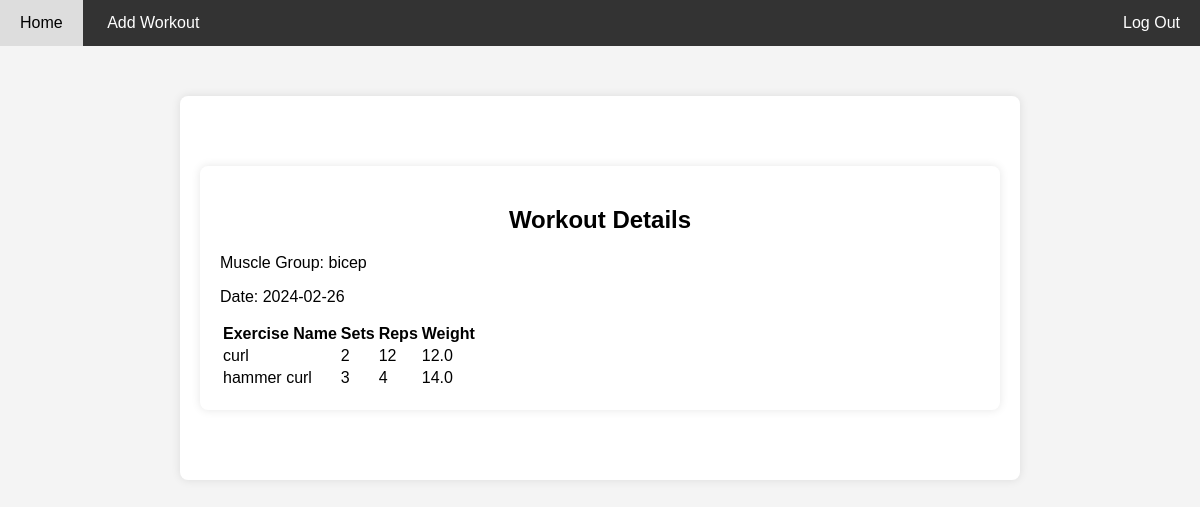
Screenshot of /log/2 (signed in) with the database file from the repository.
### tables this page shows
CREATE TABLE logs (id INTEGER PRIMARY KEY AUTOINCREMENT NOT NULL, user_id INT NOT NULL, date DATE NOT NULL, muscle_group TEXT NOT NULL, FOREIGN KEY (user_id) REFERENCES users (id));

CREATE TABLE log_details (id INTEGER PRIMARY KEY AUTOINCREMENT NOT NULL, log_id INT NOT NULL, sets INT NOT NULL, reps INT NOT NULL, weight REAL NOT NULL, ex_name TEXT, FOREIGN KEY (log_id) REFERENCES logs (id));

### app.py (the view)
@app.route("/log/<int:log_id>")
@login_required
def log(log_id):
    log_details = db.execute("""SELECT l.id, l.date, l.muscle_group, ld.sets,
                            ld.reps, ld.weight, ld.ex_name FROM logs l
                            JOIN log_details ld ON l.id = ld.log_id
                            JOIN users u ON u.id = l.user_id
                            WHERE u.id = ? AND l.id = ?
                            """, session["user_id"], log_id)
    print(log_details)
    muscle_group = log_details[0]["muscle_group"]
    date = log_details[0]["date"]
    return render_template("log.html", muscle_group = muscle_group, date = date, details = log_details)

### app.py (called while the page is built)
@app.after_request
def after_request(response):
    response.headers["Cache-Control"] = "no-cache, no-store, must-revalidate"
    response.headers["Expires"] = 0
    response.headers["Pragma"] = "no-cache"
    return response

### helpers.py (called while the page is built)
def login_required(f):
    @wraps(f)
    def decorated_function(*args, **kwargs):
        if session.get("user_id") is None:
            return redirect("/login")
        return f(*args, **kwargs)
    return decorated_function

### templates/log.html (shortened to what this page needs)
{% extends "layout.html" %}
{% block main %}
    <div class="container">
        <h2>Workout Details</h2>
        <div class="container1">
            <p>Muscle Group: {{ muscle_group }}</p>
            <p>Date: {{ date }}</p>
        </div>
        <table>
            <tr>
                <th>Exercise Name</th>
                <th>Sets</th>
                <th>Reps</th>
                <th>Weight</th>
            </tr>
            {% for detail in details %}
            <tr>
                <td>{{ detail.ex_name }}</td>
                <td>{{ detail.sets }}</td>
                <td>{{ detail.reps }}</td>
                <td>{{ detail.weight }}</td>
            </tr>
            {% endfor %}
        </table>
    </div>
{% endblock %}

### static/styles.css (style rules this page uses)
body { font-family: Arial, sans-serif; margin: 0; padding: 0; background-color: #f4f4f4; }
.container { max-width: 800px; margin: 50px auto; padding: 20px; background-color: #fff; border-radius: 8px; box-shadow: 0 0 10px rgba(0, 0, 0, 0.1); display:block; justify-content: center; align-items: center; }
h2 { text-align: center; }

### rows the page displays
logs: muscle_group "bicep", date "2024-02-26"
log_details: ex_name "curl", sets "2", reps "12", weight "12.0"
log_details: ex_name "hammer curl", sets "3", reps "4", weight "14.0"
